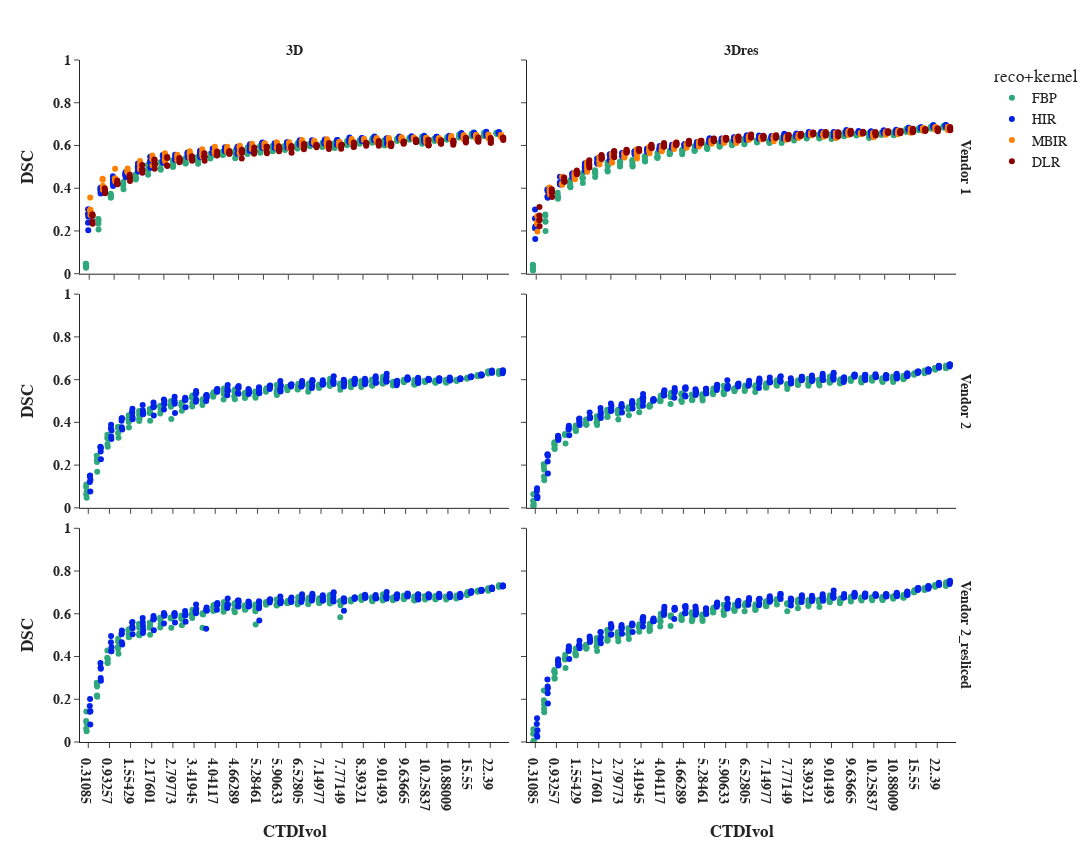

Notebook code for this chart:
### Code cell
lesions_seg_summary_rep_plot = lesions_seg_summary[(lesions_seg_summary["network"].isin(["<b>3D", "<b>3Dres"]))]

fig = px.strip(lesions_seg_summary_rep_plot,
             x="CTDIvol", y="dice_mean",
             color="reco+kernel", facet_row="ct", facet_col="network",
             range_y=[0,1], template="simple_white", 
             color_discrete_sequence=["#2FA97C", "#0021E8", "#FF7F00", "darkred"],
             category_orders={"reco+kernel": ["FBP", "HIR", "MBIR", "DLR"],
                              "network": ["<b>3D", "<b>3Dres"],
                              "ct": ["<b>Vendor 1", "<b>Vendor 2",],})    

fig.update_xaxes(title_text="<b>CTDIvol", row=1)
fig.update_yaxes(title_text="<b>DSC", col=1)
fig.update_xaxes(tickprefix="<b>",ticksuffix ="</b>", matches=None)
fig.update_yaxes(tickprefix="<b>",ticksuffix ="</b>")

fig.update_layout(
    font_family="Arial",
    font_size=14,
    title_font_family="Arial",
    title_font_color="black",
    height=850,
    width=1100
    
)

fig.for_each_annotation(lambda a: a.update(text=a.text.split("=")[1]))

#fig.add_shape(type='rect', x0=4, x1=16, y0=0, y1=0.75, line=dict(color="darkgreen", width=2),fillcolor="lightgreen", row=1, col=1)
#fig.add_shape(type='rect', x0=4, x1=16, y0=0, y1=0.75, line=dict(color="darkgreen", width=2),fillcolor="lightgreen", row=1, col=2)

fig.show()
fig.write_image(os.path.join(output_dir, f"lesion_seg_dice_points.png"))

### Figure 1 — Plotly figure (JSON) as saved in the notebook; plotly's stock layout.template omitted (floating-point values rounded to 4 significant figures; data arrays with more than 128 entries replaced by an {"elided": "..."} marker saying what was removed)
{"data": [{"alignmentgroup": "True", "boxpoints": "all", "fillcolor": "rgba(255,255,255,0)", "hoveron": "points", "hovertemplate": "reco+kernel=FBP<br>ct=<b>Vendor 1<br>network=<b>3D<br>CTDIvol=%{x}<br>dice_mean=%{y}<extra></extra>", "legendgroup": "FBP", "line": {"color": "rgba(255,255,255,0)"}, "marker": {"color": "#2FA97C"}, "name": "FBP", "offsetgroup": "FBP", "orientation": "v", "pointpos": 0, "showlegend": true, "type": "box", "x": {"elided": "170 str values"}, "x0": " ", "xaxis": "x5", "y": {"elided": "170 float values"}, "y0": " ", "yaxis": "y5"}, {"alignmentgroup": "True", "boxpoints": "all", "fillcolor": "rgba(255,255,255,0)", "hoveron": "points", "hovertemplate": "reco+kernel=FBP<br>ct=<b>Vendor 2<br>network=<b>3D<br>CTDIvol=%{x}<br>dice_mean=%{y}<extra></extra>", "legendgroup": "FBP", "line": {"color": "rgba(255,255,255,0)"}, "marker": {"color": "#2FA97C"}, "name": "FBP", "offsetgroup": "FBP", "orientation": "v", "pointpos": 0, "showlegend": false, "type": "box", "x": {"elided": "200 str values"}, "x0": " ", "xaxis": "x3", "y": {"elided": "200 float values"}, "y0": " ", "yaxis": "y3"}, {"alignmentgroup": "True", "boxpoints": "all", "fillcolor": "rgba(255,255,255,0)", "hoveron": "points", "hovertemplate": "reco+kernel=FBP<br>ct=<b>Vendor 2_resliced<br>network=<b>3D<br>CTDIvol=%{x}<br>dice_mean=%{y}<extra></extra>", "legendgroup": "FBP", "line": {"color": "rgba(255,255,255,0)"}, "marker": {"color": "#2FA97C"}, "name": "FBP", "offsetgroup": "FBP", "orientation": "v", "pointpos": 0, "showlegend": false, "type": "box", "x": {"elided": "200 str values"}, "x0": " ", "xaxis": "x", "y": {"elided": "200 float values"}, "y0": " ", "yaxis": "y"}, {"alignmentgroup": "True", "boxpoints": "all", "fillcolor": "rgba(255,255,255,0)", "hoveron": "points", "hovertemplate": "reco+kernel=FBP<br>ct=<b>Vendor 1<br>network=<b>3Dres<br>CTDIvol=%{x}<br>dice_mean=%{y}<extra></extra>", "legendgroup": "FBP", "line": {"color": "rgba(255,255,255,0)"}, "marker": {"color": "#2FA97C"}, "name": "FBP", "offsetgroup": "FBP", "orientation": "v", "pointpos": 0, "showlegend": false, "type": "box", "x": {"elided": "170 str values"}, "x0": " ", "xaxis": "x6", "y": {"elided": "170 float values"}, "y0": " ", "yaxis": "y6"}, {"alignmentgroup": "True", "boxpoints": "all", "fillcolor": "rgba(255,255,255,0)", "hoveron": "points", "hovertemplate": "reco+kernel=FBP<br>ct=<b>Vendor 2<br>network=<b>3Dres<br>CTDIvol=%{x}<br>dice_mean=%{y}<extra></extra>", "legendgroup": "FBP", "line": {"color": "rgba(255,255,255,0)"}, "marker": {"color": "#2FA97C"}, "name": "FBP", "offsetgroup": "FBP", "orientation": "v", "pointpos": 0, "showlegend": false, "type": "box", "x": {"elided": "200 str values"}, "x0": " ", "xaxis": "x4", "y": {"elided": "200 float values"}, "y0": " ", "yaxis": "y4"}, {"alignmentgroup": "True", "boxpoints": "all", "fillcolor": "rgba(255,255,255,0)", "hoveron": "points", "hovertemplate": "reco+kernel=FBP<br>ct=<b>Vendor 2_resliced<br>network=<b>3Dres<br>CTDIvol=%{x}<br>dice_mean=%{y}<extra></extra>", "legendgroup": "FBP", "line": {"color": "rgba(255,255,255,0)"}, "marker": {"color": "#2FA97C"}, "name": "FBP", "offsetgroup": "FBP", "orientation": "v", "pointpos": 0, "showlegend": false, "type": "box", "x": {"elided": "200 str values"}, "x0": " ", "xaxis": "x2", "y": {"elided": "200 float values"}, "y0": " ", "yaxis": "y2"}, {"alignmentgroup": "True", "boxpoints": "all", "fillcolor": "rgba(255,255,255,0)", "hoveron": "points", "hovertemplate": "reco+kernel=HIR<br>ct=<b>Vendor 1<br>network=<b>3D<br>CTDIvol=%{x}<br>dice_mean=%{y}<extra></extra>", "legendgroup": "HIR", "line": {"color": "rgba(255,255,255,0)"}, "marker": {"color": "#0021E8"}, "name": "HIR", "offsetgroup": "HIR", "orientation": "v", "pointpos": 0, "showlegend": true, "type": "box", "x": {"elided": "170 str values"}, "x0": " ", "xaxis": "x5", "y": {"elided": "170 float values"}, "y0": " ", "yaxis": "y5"}, {"alignmentgroup": "True", "boxpoints": "all", "fillcolor": "rgba(255,255,255,0)", "hoveron": "points", "hovertemplate": "reco+kernel=HIR<br>ct=<b>Vendor 2<br>network=<b>3D<br>CTDIvol=%{x}<br>dice_mean=%{y}<extra></extra>", "legendgroup": "HIR", "line": {"color": "rgba(255,255,255,0)"}, "marker": {"color": "#0021E8"}, "name": "HIR", "offsetgroup": "HIR", "orientation": "v", "pointpos": 0, "showlegend": false, "type": "box", "x": {"elided": "200 str values"}, "x0": " ", "xaxis": "x3", "y": {"elided": "200 float values"}, "y0": " ", "yaxis": "y3"}, {"alignmentgroup": "True", "boxpoints": "all", "fillcolor": "rgba(255,255,255,0)", "hoveron": "points", "hovertemplate": "reco+kernel=HIR<br>ct=<b>Vendor 2_resliced<br>network=<b>3D<br>CTDIvol=%{x}<br>dice_mean=%{y}<extra></extra>", "legendgroup": "HIR", "line": {"color": "rgba(255,255,255,0)"}, "marker": {"color": "#0021E8"}, "name": "HIR", "offsetgroup": "HIR", "orientation": "v", "pointpos": 0, "showlegend": false, "type": "box", "x": {"elided": "200 str values"}, "x0": " ", "xaxis": "x", "y": {"elided": "200 float values"}, "y0": " ", "yaxis": "y"}, {"alignmentgroup": "True", "boxpoints": "all", "fillcolor": "rgba(255,255,255,0)", "hoveron": "points", "hovertemplate": "reco+kernel=HIR<br>ct=<b>Vendor 1<br>network=<b>3Dres<br>CTDIvol=%{x}<br>dice_mean=%{y}<extra></extra>", "legendgroup": "HIR", "line": {"color": "rgba(255,255,255,0)"}, "marker": {"color": "#0021E8"}, "name": "HIR", "offsetgroup": "HIR", "orientation": "v", "pointpos": 0, "showlegend": false, "type": "box", "x": {"elided": "170 str values"}, "x0": " ", "xaxis": "x6", "y": {"elided": "170 float values"}, "y0": " ", "yaxis": "y6"}, {"alignmentgroup": "True", "boxpoints": "all", "fillcolor": "rgba(255,255,255,0)", "hoveron": "points", "hovertemplate": "reco+kernel=HIR<br>ct=<b>Vendor 2<br>network=<b>3Dres<br>CTDIvol=%{x}<br>dice_mean=%{y}<extra></extra>", "legendgroup": "HIR", "line": {"color": "rgba(255,255,255,0)"}, "marker": {"color": "#0021E8"}, "name": "HIR", "offsetgroup": "HIR", "orientation": "v", "pointpos": 0, "showlegend": false, "type": "box", "x": {"elided": "200 str values"}, "x0": " ", "xaxis": "x4", "y": {"elided": "200 float values"}, "y0": " ", "yaxis": "y4"}, {"alignmentgroup": "True", "boxpoints": "all", "fillcolor": "rgba(255,255,255,0)", "hoveron": "points", "hovertemplate": "reco+kernel=HIR<br>ct=<b>Vendor 2_resliced<br>network=<b>3Dres<br>CTDIvol=%{x}<br>dice_mean=%{y}<extra></extra>", "legendgroup": "HIR", "line": {"color": "rgba(255,255,255,0)"}, "marker": {"color": "#0021E8"}, "name": "HIR", "offsetgroup": "HIR", "orientation": "v", "pointpos": 0, "showlegend": false, "type": "box", "x": {"elided": "200 str values"}, "x0": " ", "xaxis": "x2", "y": {"elided": "200 float values"}, "y0": " ", "yaxis": "y2"}, {"alignmentgroup": "True", "boxpoints": "all", "fillcolor": "rgba(255,255,255,0)", "hoveron": "points", "hovertemplate": "reco+kernel=MBIR<br>ct=<b>Vendor 1<br>network=<b>3D<br>CTDIvol=%{x}<br>dice_mean=%{y}<extra></extra>", "legendgroup": "MBIR", "line": {"color": "rgba(255,255,255,0)"}, "marker": {"color": "#FF7F00"}, "name": "MBIR", "offsetgroup": "MBIR", "orientation": "v", "pointpos": 0, "showlegend": true, "type": "box", "x": {"elided": "170 str values"}, "x0": " ", "xaxis": "x5", "y": {"elided": "170 float values"}, "y0": " ", "yaxis": "y5"}, {"alignmentgroup": "True", "boxpoints": "all", "fillcolor": "rgba(255,255,255,0)", "hoveron": "points", "hovertemplate": "reco+kernel=MBIR<br>ct=<b>Vendor 1<br>network=<b>3Dres<br>CTDIvol=%{x}<br>dice_mean=%{y}<extra></extra>", "legendgroup": "MBIR", "line": {"color": "rgba(255,255,255,0)"}, "marker": {"color": "#FF7F00"}, "name": "MBIR", "offsetgroup": "MBIR", "orientation": "v", "pointpos": 0, "showlegend": false, "type": "box", "x": {"elided": "170 str values"}, "x0": " ", "xaxis": "x6", "y": {"elided": "170 float values"}, "y0": " ", "yaxis": "y6"}, {"alignmentgroup": "True", "boxpoints": "all", "fillcolor": "rgba(255,255,255,0)", "hoveron": "points", "hovertemplate": "reco+kernel=DLR<br>ct=<b>Vendor 1<br>network=<b>3D<br>CTDIvol=%{x}<br>dice_mean=%{y}<extra></extra>", "legendgroup": "DLR", "line": {"color": "rgba(255,255,255,0)"}, "marker": {"color": "darkred"}, "name": "DLR", "offsetgroup": "DLR", "orientation": "v", "pointpos": 0, "showlegend": true, "type": "box", "x": {"elided": "170 str values"}, "x0": " ", "xaxis": "x5", "y": {"elided": "170 float values"}, "y0": " ", "yaxis": "y5"}, {"alignmentgroup": "True", "boxpoints": "all", "fillcolor": "rgba(255,255,255,0)", "hoveron": "points", "hovertemplate": "reco+kernel=DLR<br>ct=<b>Vendor 1<br>network=<b>3Dres<br>CTDIvol=%{x}<br>dice_mean=%{y}<extra></extra>", "legendgroup": "DLR", "line": {"color": "rgba(255,255,255,0)"}, "marker": {"color": "darkred"}, "name": "DLR", "offsetgroup": "DLR", "orientation": "v", "pointpos": 0, "showlegend": false, "type": "box", "x": {"elided": "170 str values"}, "x0": " ", "xaxis": "x6", "y": {"elided": "170 float values"}, "y0": " ", "yaxis": "y6"}], "layout": {"annotations": [{"font": {}, "showarrow": false, "text": "<b>3D", "x": 0.24, "xanchor": "center", "xref": "paper", "y": 1.0, "yanchor": "bottom", "yref": "paper"}, {"font": {}, "showarrow": false, "text": "<b>3Dres", "x": 0.74, "xanchor": "center", "xref": "paper", "y": 1.0, "yanchor": "bottom", "yref": "paper"}, {"font": {}, "showarrow": false, "text": "<b>Vendor 2_resliced", "textangle": 90, "x": 0.98, "xanchor": "left", "xref": "paper", "y": 0.1567, "yanchor": "middle", "yref": "paper"}, {"font": {}, "showarrow": false, "text": "<b>Vendor 2", "textangle": 90, "x": 0.98, "xanchor": "left", "xref": "paper", "y": 0.5, "yanchor": "middle", "yref": "paper"}, {"font": {}, "showarrow": false, "text": "<b>Vendor 1", "textangle": 90, "x": 0.98, "xanchor": "left", "xref": "paper", "y": 0.8433, "yanchor": "middle", "yref": "paper"}], "boxmode": "group", "font": {"family": "Arial", "size": 14}, "height": 850, "legend": {"title": {"text": "reco+kernel"}, "tracegroupgap": 0}, "margin": {"t": 60}, "title": {"font": {"color": "black", "family": "Arial"}}, "width": 1100, "xaxis": {"anchor": "y", "domain": [0, 0.48], "tickprefix": "<b>", "ticksuffix": "</b>", "title": {"text": "<b>CTDIvol"}}, "xaxis2": {"anchor": "y2", "domain": [0.5, 0.98], "tickprefix": "<b>", "ticksuffix": "</b>", "title": {"text": "<b>CTDIvol"}}, "xaxis3": {"anchor": "y3", "domain": [0, 0.48], "showticklabels": false, "tickprefix": "<b>", "ticksuffix": "</b>"}, "xaxis4": {"anchor": "y4", "domain": [0.5, 0.98], "showticklabels": false, "tickprefix": "<b>", "ticksuffix": "</b>"}, "xaxis5": {"anchor": "y5", "domain": [0, 0.48], "showticklabels": false, "tickprefix": "<b>", "ticksuffix": "</b>"}, "xaxis6": {"anchor": "y6", "domain": [0.5, 0.98], "showticklabels": false, "tickprefix": "<b>", "ticksuffix": "</b>"}, "yaxis": {"anchor": "x", "domain": [0, 0.3133], "range": [0, 1], "tickprefix": "<b>", "ticksuffix": "</b>", "title": {"text": "<b>DSC"}}, "yaxis2": {"anchor": "x2", "domain": [0, 0.3133], "matches": "y", "showticklabels": false, "tickprefix": "<b>", "ticksuffix": "</b>"}, "yaxis3": {"anchor": "x3", "domain": [0.3433, 0.6567], "matches": "y", "range": [0, 1], "tickprefix": "<b>", "ticksuffix": "</b>", "title": {"text": "<b>DSC"}}, "yaxis4": {"anchor": "x4", "domain": [0.3433, 0.6567], "matches": "y", "showticklabels": false, "tickprefix": "<b>", "ticksuffix": "</b>"}, "yaxis5": {"anchor": "x5", "domain": [0.6867, 1.0], "matches": "y", "range": [0, 1], "tickprefix": "<b>", "ticksuffix": "</b>", "title": {"text": "<b>DSC"}}, "yaxis6": {"anchor": "x6", "domain": [0.6867, 1.0], "matches": "y", "showticklabels": false, "tickprefix": "<b>", "ticksuffix": "</b>"}}}
